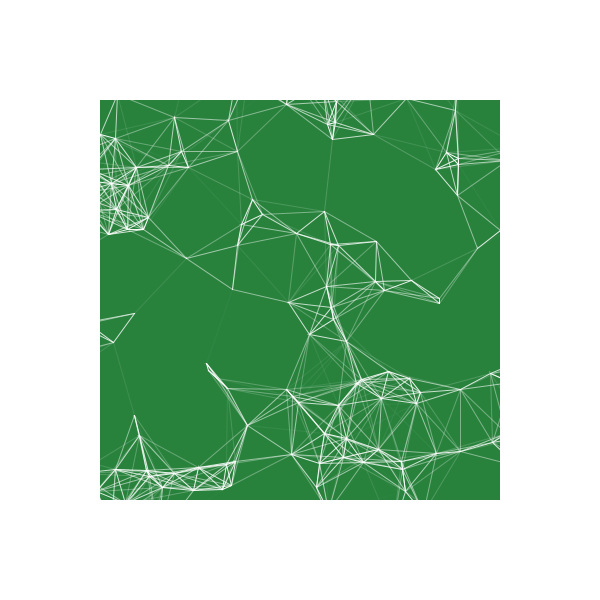
Frame 1 (no input)
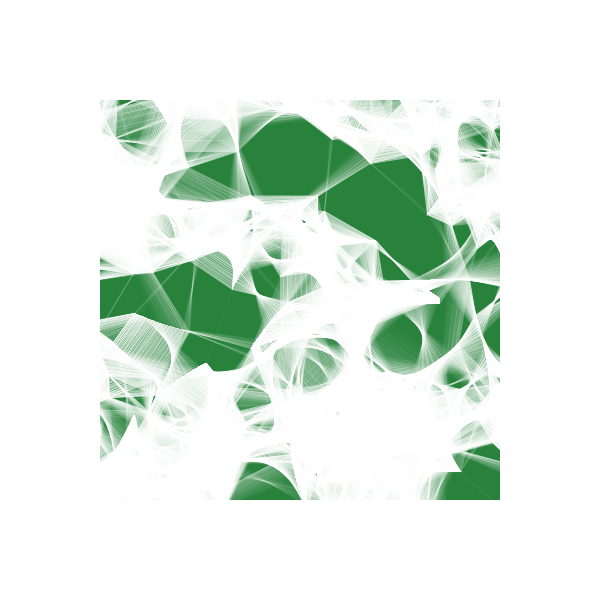
Frame 60 (the mouse pressed at the canvas centre just before this capture)
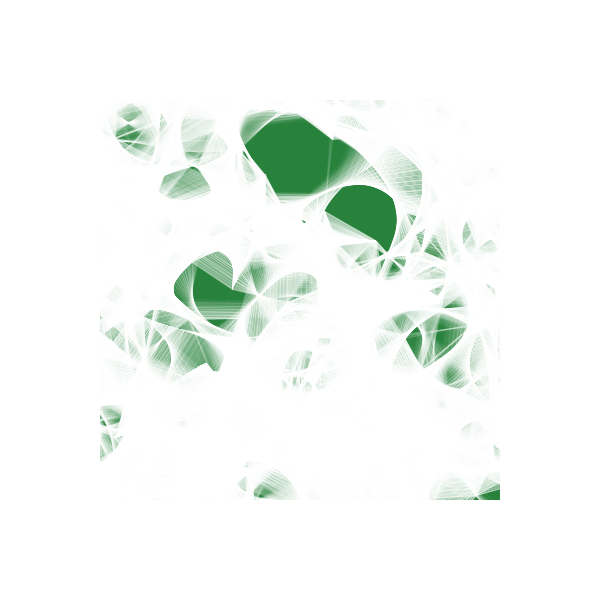
Frame 120 (the mouse held since frame 60 and released just before this capture)

The Processing sketch that drew these frames (run headless with seeded random() and noise(); from frame 60 on, the mouse is pressed at the canvas centre):

// Processing sketch: Lines_on_paper
// ── Lines_on_paper.pde
//The movement is not with Sin function, it is with a a/b function
//Change in plan, a/b produce a curve shape
// I want a straight line
//The movement of all particles is the same with the same steps and same time
//The speed is the same for every particle

int num = 200;
float circle = 80;
float cirsz = circle*circle;
float smallang=1;

int timestep=5;
int time=0;

float step=5;
float eachstep=step/timestep;

boolean[] range=new boolean[num];
boolean ox_link=false;
boolean[] connection=new boolean[num];

float[] x = new float[num];
float[] y = new float[num]; 

float[] ang = new float[num];
float[] nxtang = new float[num];

int[] intensity = new int[num];
int intensityDiv=10;

void setup(){
  size(600,600);
  background(255);
  for(int i=0;i<num;i++){
    x[i]=(float)Math.floor(Math.random()*width+(circle))-circle;
    y[i]=(float)Math.floor(Math.random()*height+(circle))-circle;
    ang[i]=(float)Math.floor(Math.random()*(360/smallang))*smallang;
    nxtang[i]=(float)Math.floor(Math.random()*(360/smallang))*smallang;
    connection[i]=false;
    range[i]=true;
    intensity[i]=0;
  }
  
}

void draw(){
  //clear();
  if(frameCount == 1){
    noStroke();
    strokeWeight(30);
    fill(40,130,60);
    quad(100,100,100,500,500,500,500,100);
    strokeWeight(1);
  }
  //background(255);
  stroke(255);
  strokeWeight(1);
  
  analyse_points();
  
  //The angle change can be from small to big back to small or the nearest wy yo reach it
  //I choose th9e nearest wy to reach it
  
  for(int i=0;i<num;i++){
    x[i]=x[i]+((cos(radians(ang[i])))*eachstep);
    y[i]=y[i]+((sin(radians(ang[i])))*eachstep);
    range[i]=true;
    if(x[i]>width+(circle*2) || x[i]<0-(circle*2) || y[i]>height+(circle*2) || y[i]<0-(circle*2) ){
      range[i]=false;
    }
    noStroke();
    if (intensity[i]>intensityDiv){
      fill((255));
    } else{
      fill(255,255,255,(255/intensityDiv)*intensity[i]);
    }
    ellipse(x[i],y[i],1,1);
    intensity[i]=0;
    stroke(255);
  }
  
  time++;
  if (time==timestep){
    time=0;
    angle_change();
  }
}

void analyse_points(){
  
  for(int i=0;i<num;i++){

    for(int j=i+1;j<num;j++){
      ox_link=false;
      
      float lnsz = (float)(Math.pow(x[i]-x[j],2)+Math.pow(y[i]-y[j],2));
      
      if((lnsz < cirsz) && (range[i] == true || range[j]==true) ){
        stroke(255,255,255,((cirsz-lnsz)/cirsz)*255);
        line(x[i],y[i],x[j],y[j]);
        ox_link=true;
        intensity[i]++;
        intensity[j]++;
        if (range[i] == true){
          connection[j]=true;
        }
      }
      if(range[i] == true || ox_link == true){
        connection[i]=true;
      }
    }
    if(connection[i] == false && range[i]==false){
      float position =(float)Math.floor(Math.random()*360);
      x[i]=(cos(radians(position))*((width+circle)/2))+(width/2);
      y[i]=(sin(radians(position))*((height+circle)/2))+(height/2);
      //x[i]=(float)Math.floor(Math.random()*width+(circle))-circle;
      //y[i]=(float)Math.floor(Math.random()*height+(circle))-circle;
      ang[i]=(float)Math.floor(Math.random()*(360/smallang))*smallang;
      nxtang[i]=(float)Math.floor(Math.random()*(360/smallang))*smallang;
      range[i]=true;
      intensity[i]=0;
    }
    connection[i]=false;
  }
}

void angle_change(){
  for(int i=0;i<num;i++){
    if (ang[i] == -smallang || ang[i]==360+smallang){
      ang[i]=smallang;
    }
    float difang = nxtang[i]-ang[i];
    if(difang==0){
      nxtang[i]=(float)Math.floor(Math.random()*(360/smallang))*smallang;
    } else if (difang >= 90 && difang <= 270){
      ang[i]=ang[i]+smallang;
    } else {
      ang[i]=ang[i]-smallang;
    }
  }
}
